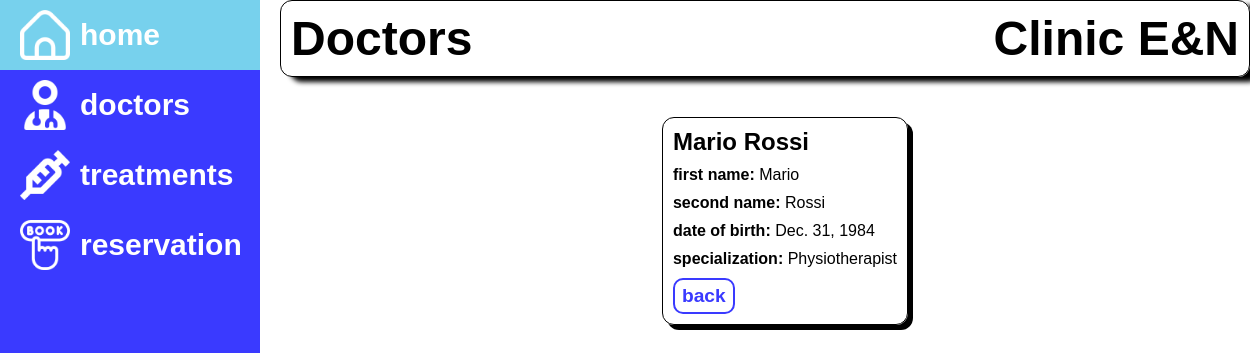
Screenshot of /dashboard/doctor/8/ with the database file from the repository.
### dashboard/models.py (models this page shows, shortened)
class Doctor(models.Model):
    first_name = models.CharField(max_length=100)
    last_name = models.CharField(max_length=100)
    specialization = models.CharField(max_length=100)
    id_doctor = models.CharField(max_length=10, unique=True, help_text='ID Doctor')
    date_of_birth = models.DateField()
    class Meta:
        ordering = ['specialization', 'last_name', 'first_name', 'id_doctor']

### dashboard/views.py (the view)
# urls.py: path('doctor/<int:pk>/', views.DoctorDetailView.as_view(), name='doctor-detail'),
class DoctorDetailView(generic.DetailView):
    model = Doctor

### dashboard/templates/dashboard/doctor_detail.html
{% extends "base.html" %}
{% block content %}
    <div class="block-patient">
        <h2>{{doctor.first_name}} {{doctor.last_name}}</h2>
        <p><b>first name:</b> <span>{{doctor.first_name}}</span></p>
        <p><b>second name:</b> <span>{{doctor.last_name}}</span></p>
        <p><b>date of birth:</b> <span>{{doctor.date_of_birth}}</span></p>
        <p><b>specialization:</b> <span>{{doctor.specialization}}</span></p>
        <a class="btn" href="{% url 'doctors'%}">back</a>
    </div>
{% endblock %}

### dashboard/static/css/style.css (style rules this page uses)
* { font-family: Montserrat, sans-serif; margin: 0; padding:0; font-style: normal; }
body { display: flex; gap: 20px; }
.block-patient { display: flex; flex-direction: column; justify-content: space-between; margin-bottom: 10px; align-items: flex-start; gap: 10px; row-gap: 10px; border: 1px solid black; box-shadow: 5px 5px rgb(0, 0, 0); border-radius: 12px; padding: 10px; }
.block-patient .btn { border: 2px solid rgb(58, 58, 255); background-color: white; color: rgb(58, 58, 255); font-weight: bold; padding: 5px 7px; text-decoration: none; border-radius: 10px; font-size: larger; }

### rows the page displays
Doctor: first_name "Mario", last_name "Rossi", date_of_birth "Dec. 31, 1984", specialization "Physiotherapist"
